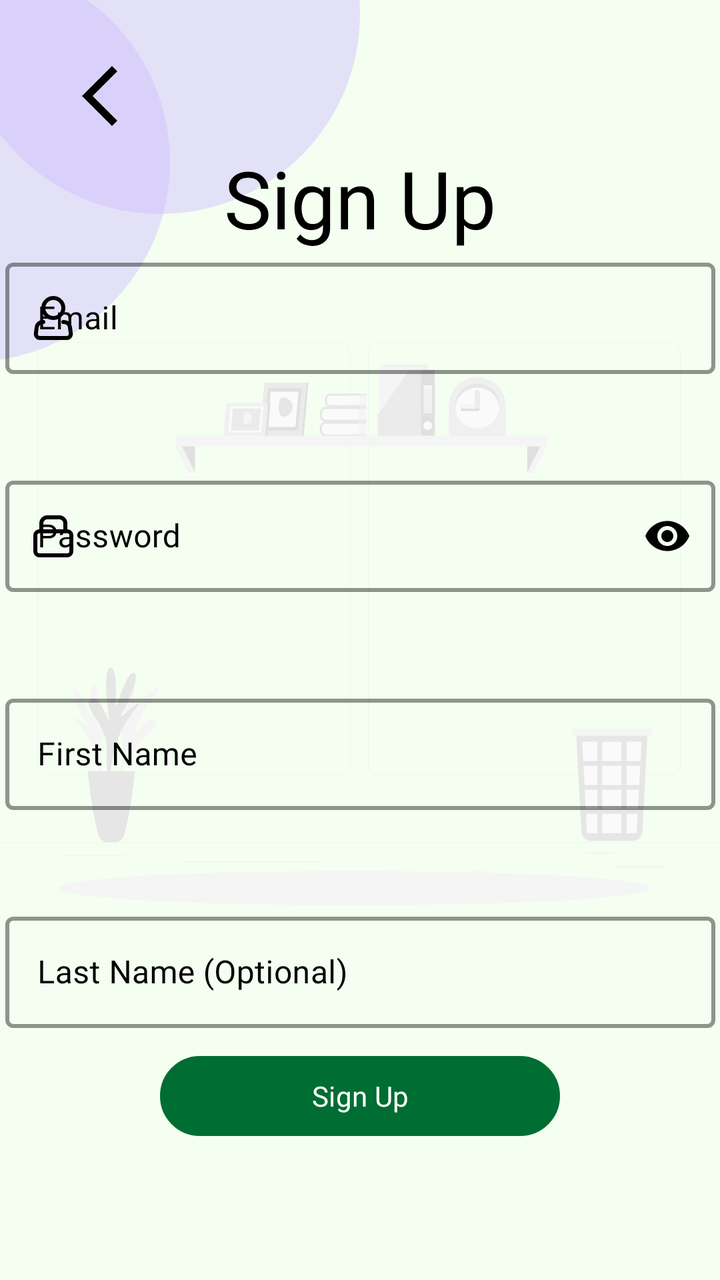
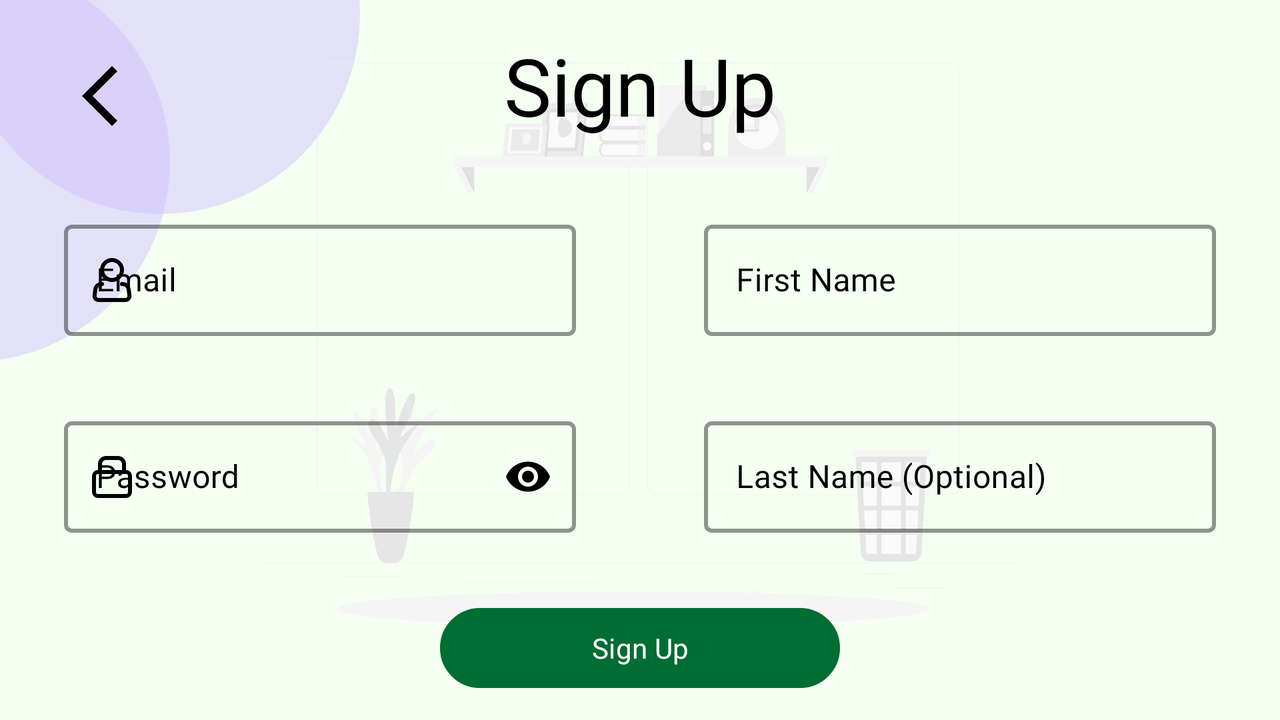

An Android layout and its configuration variant, each rendered on a device that would load it. The default file and the variant file are quoted in full after the pictures.
<!-- AndroidManifest.xml: application theme Theme.Riddler -->
<!-- res/layout/fragment_sign_up.xml -->
<?xml version="1.0" encoding="utf-8"?>
<androidx.constraintlayout.widget.ConstraintLayout xmlns:android="http://schemas.android.com/apk/res/android"
    xmlns:app="http://schemas.android.com/apk/res-auto"
    xmlns:tools="http://schemas.android.com/tools"
    android:id="@+id/onboarding_sugnupConstraintLayout"
    android:layout_width="match_parent"
    android:layout_height="match_parent"
    android:background="@color/background"
    tools:context=".ui.SignUpFragment">

    <ImageView
        android:id="@+id/corner2"
        android:layout_width="wrap_content"
        android:layout_height="wrap_content"
        android:adjustViewBounds="true"
        android:scaleType="centerInside"
        android:src="@drawable/ic_corner"
        app:helperTextTextColor="@color/queryErrorText"
        app:layout_constraintStart_toStartOf="parent"
        app:layout_constraintTop_toTopOf="parent" />

    <ImageView
        android:id="@+id/background"
        android:layout_width="419dp"
        android:layout_height="382dp"
        android:adjustViewBounds="true"
        android:scaleType="centerInside"
        android:src="@drawable/ic_data_extraction_rafiki"
        app:helperTextTextColor="@color/queryErrorText"
        app:layout_constraintBottom_toBottomOf="parent"
        app:layout_constraintEnd_toEndOf="parent"
        app:layout_constraintStart_toStartOf="parent"
        app:layout_constraintTop_toTopOf="parent" />

    <TextView
        android:id="@+id/textView"
        android:layout_width="wrap_content"
        android:layout_height="wrap_content"
        android:fontFamily="@font/montserrat_bold"
        android:layout_marginTop="72dp"
        android:text="@string/sign_up"
        android:textColor="@color/black"
        android:textSize="40sp"
        app:layout_constraintEnd_toEndOf="parent"
        app:layout_constraintStart_toStartOf="parent"
        app:layout_constraintTop_toTopOf="parent"
        app:layout_constraintBottom_toTopOf="@+id/onboarding_signup_emailInputLayout"/>

    <com.google.android.material.textfield.TextInputLayout
        android:id="@+id/onboarding_signup_emailInputLayout"
        style="@style/Widget.MaterialComponents.TextInputLayout.OutlinedBox"
        android:layout_width="0dp"
        android:layout_height="wrap_content"
        android:layout_marginStart="32dp"
        android:layout_marginEnd="32dp"
        android:layout_marginBottom="24dp"
        android:layout_marginTop="24dp"
        android:textColorHint="@color/black"
        app:boxStrokeColor="@color/black"
        app:boxStrokeWidth="2dp"
        app:layout_constraintVertical_chainStyle="packed"
        app:helperTextEnabled="true"
        app:helperTextTextColor="@color/queryErrorText"
        app:hintTextColor="@color/black"
        app:layout_constraintBottom_toTopOf="@+id/onboarding_signup_passwordInputLayout"
        app:layout_constraintEnd_toEndOf="@+id/background"
        app:layout_constraintStart_toStartOf="@+id/background"
        app:layout_constraintTop_toTopOf="parent"
        app:startIconDrawable="@drawable/ic_akar_icons_person"
        app:startIconTint="@color/black">

        <com.google.android.material.textfield.TextInputEditText
            android:id="@+id/onboarding_signup_emailEditText"
            android:layout_width="match_parent"
            android:layout_height="wrap_content"
            android:fontFamily="@font/hind_regular"
            android:hint="@string/email2"
            android:inputType="textWebEmailAddress"
            android:singleLine="true"
            android:textColor="@color/black" />
    </com.google.android.material.textfield.TextInputLayout>

    <com.google.android.material.textfield.TextInputLayout
        android:id="@+id/onboarding_signup_passwordInputLayout"
        style="@style/Widget.MaterialComponents.TextInputLayout.OutlinedBox"
        android:layout_width="0dp"
        android:layout_height="wrap_content"
        android:layout_marginStart="32dp"
        android:layout_marginEnd="32dp"
        android:layout_marginBottom="24dp"
        android:layout_marginTop="24dp"
        android:textColorHint="@color/black"
        app:boxStrokeColor="@color/black"
        app:boxStrokeWidth="2dp"
        app:helperTextEnabled="true"
        app:helperTextTextColor="@color/queryErrorText"
        app:hintTextColor="@color/black"
        app:layout_constraintBottom_toTopOf="@+id/onboarding_signup_firstNameInputLayout"
        app:layout_constraintEnd_toEndOf="@+id/background"
        app:layout_constraintStart_toStartOf="@+id/background"
        app:layout_constraintTop_toBottomOf="@+id/onboarding_signup_emailInputLayout"
        app:passwordToggleEnabled="true"
        app:passwordToggleTint="@color/black"
        app:startIconDrawable="@drawable/ic_lock"
        app:startIconTint="@color/black">

        <com.google.android.material.textfield.TextInputEditText
            android:id="@+id/onboarding_signup_passwordEditText"
            android:layout_width="match_parent"
            android:layout_height="wrap_content"
            android:fontFamily="@font/hind_regular"
            android:hint="@string/password2"
            android:inputType="textPassword"
            android:singleLine="true"
            android:textColor="@color/black" />
    </com.google.android.material.textfield.TextInputLayout>

    <com.google.android.material.textfield.TextInputLayout
        android:id="@+id/onboarding_signup_firstNameInputLayout"
        style="@style/Widget.MaterialComponents.TextInputLayout.OutlinedBox"
        android:layout_width="0dp"
        android:layout_height="wrap_content"
        android:layout_marginStart="32dp"
        android:layout_marginEnd="32dp"
        android:layout_marginBottom="24dp"
        android:layout_marginTop="24dp"
        android:textColorHint="@color/black"
        app:boxStrokeColor="@color/black"
        app:boxStrokeWidth="2dp"
        app:helperTextEnabled="true"
        app:helperTextTextColor="@color/queryErrorText"
        app:hintTextColor="@color/black"
        app:layout_constraintBottom_toTopOf="@+id/onboarding_signup_lastNameInputLayout"
        app:layout_constraintEnd_toEndOf="@+id/background"
        app:layout_constraintStart_toStartOf="@+id/background"
        app:layout_constraintTop_toBottomOf="@+id/onboarding_signup_passwordInputLayout">

        <com.google.android.material.textfield.TextInputEditText
            android:id="@+id/onboarding_signup_firstNameEditText"
            android:layout_width="match_parent"
            android:layout_height="wrap_content"
            android:fontFamily="@font/hind_regular"
            android:hint="@string/first_name"
            android:singleLine="true"
            android:textColor="@color/black" />
    </com.google.android.material.textfield.TextInputLayout>

    <com.google.android.material.textfield.TextInputLayout
        android:id="@+id/onboarding_signup_lastNameInputLayout"
        style="@style/Widget.MaterialComponents.TextInputLayout.OutlinedBox"
        android:layout_width="0dp"
        android:layout_height="wrap_content"
        android:layout_marginStart="32dp"
        android:layout_marginEnd="32dp"
        android:layout_marginBottom="24dp"
        android:layout_marginTop="24dp"
        android:textColorHint="@color/black"
        app:boxStrokeColor="@color/black"
        app:boxStrokeWidth="2dp"
        app:helperTextEnabled="true"
        app:helperTextTextColor="@color/queryErrorText"
        app:hintTextColor="@color/black"
        app:layout_constraintBottom_toBottomOf="parent"
        app:layout_constraintEnd_toEndOf="@+id/background"
        app:layout_constraintStart_toStartOf="@+id/background"
        app:layout_constraintTop_toBottomOf="@+id/onboarding_signup_firstNameInputLayout">

        <com.google.android.material.textfield.TextInputEditText
            android:id="@+id/onboarding_signup_lastNameEditText"
            android:layout_width="match_parent"
            android:layout_height="wrap_content"
            android:fontFamily="@font/hind_regular"
            android:hint="@string/last_name_optional"
            android:imeOptions="actionDone"
            android:singleLine="true"
            android:textColor="@color/black" />
    </com.google.android.material.textfield.TextInputLayout>

    <Button
        android:id="@+id/onboarding_signup_signupButon"
        android:layout_width="200dp"
        android:layout_height="40dp"
        android:background="@drawable/button_rounded"
        android:elevation="8dp"
        android:fontFamily="@font/montserrat_bold"
        android:text="@string/sign_up"
        android:layout_marginBottom="72dp"
        android:textColor="@color/white"
        app:backgroundTint="@color/buttonColor"
        app:layout_constraintBottom_toBottomOf="parent"
        app:layout_constraintEnd_toEndOf="parent"
        app:layout_constraintStart_toStartOf="parent" />

    <ImageView
        android:id="@+id/onboard_signin_backButton"
        android:layout_width="100dp"
        android:layout_height="36dp"
        android:layout_marginTop="30dp"
        android:elevation="8dp"
        android:fontFamily="@font/montserrat_bold"
        android:src="@drawable/ic_back"
        app:layout_constraintStart_toStartOf="parent"
        app:layout_constraintTop_toTopOf="parent" />

</androidx.constraintlayout.widget.ConstraintLayout>
<!-- resources referenced by this layout -->
<resources>
  <color name="background">#F4FFF1</color>
  <color name="black">#FF000000</color>
  <color name="buttonColor">#006D32</color>
  <color name="queryErrorText">#BA1B1B</color>
  <color name="white">#FFFFFFFF</color>
  <!-- drawable button_rounded (drawable) -->
  <?xml version="1.0" encoding="utf-8"?>
  <shape xmlns:android="http://schemas.android.com/apk/res/android" android:shape="rectangle">
      <stroke android:width="10dp" android:color="#FF404040" />
      <corners android:radius="100dp" />
      <gradient
          android:startColor="#FF6800"
          android:centerColor="#FF8000"
          android:endColor="#FF9700" android:angle="90" />
  </shape>
  <!-- drawable ic_back (drawable) -->
  <vector xmlns:android="http://schemas.android.com/apk/res/android"
      android:width="24dp"
      android:height="24dp"
      android:viewportWidth="24"
      android:viewportHeight="24">
    <path
        android:pathData="M17.77,3.77L16,2L6,12L16,22L17.77,20.23L9.54,12L17.77,3.77Z"
        android:fillColor="#000000"/>
  </vector>
  <!-- drawable ic_corner (drawable) -->
  <vector xmlns:android="http://schemas.android.com/apk/res/android"
      android:width="180dp"
      android:height="181dp"
      android:viewportWidth="180"
      android:viewportHeight="181">
    <path
        android:pathData="M-15,81m-100,0a100,100 0,1 1,200 0a100,100 0,1 1,-200 0"
        android:fillColor="#CDBDFF"
        android:fillAlpha="0.45"/>
    <path
        android:pathData="M80,7m-100,0a100,100 0,1 1,200 0a100,100 0,1 1,-200 0"
        android:fillColor="#CDBDFF"
        android:fillAlpha="0.45"/>
  </vector>
  <!-- drawable ic_lock (drawable) -->
  <vector xmlns:android="http://schemas.android.com/apk/res/android"
      android:width="20dp"
      android:height="21dp"
      android:viewportWidth="20"
      android:viewportHeight="21">
    <path
        android:pathData="M17,8H3C1.895,8 1,8.895 1,10V18C1,19.105 1.895,20 3,20H17C18.105,20 19,19.105 19,18V10C19,8.895 18.105,8 17,8Z"
        android:strokeLineJoin="round"
        android:strokeWidth="2"
        android:fillColor="#00000000"
        android:strokeColor="#000000"
        android:strokeLineCap="round"/>
    <path
        android:pathData="M4,4C4,3.204 4.316,2.441 4.879,1.879C5.441,1.316 6.204,1 7,1H13C13.796,1 14.559,1.316 15.121,1.879C15.684,2.441 16,3.204 16,4V8H4V4Z"
        android:strokeLineJoin="round"
        android:strokeWidth="2"
        android:fillColor="#00000000"
        android:strokeColor="#000000"
        android:strokeLineCap="round"/>
  </vector>
  <string name="email2">Email</string>
  <string name="first_name">First Name</string>
  <string name="last_name_optional">Last Name (Optional)</string>
  <string name="password2">Password</string>
  <string name="sign_up">Sign Up</string>
  <style name="Theme.Riddler" parent="Theme.Material3.DayNight.NoActionBar">
          
          <item name="colorPrimary">@color/purple_500</item>
          <item name="colorPrimaryVariant">@color/purple_700</item>
          <item name="colorOnPrimary">@color/white</item>
          
          <item name="colorSecondary">@color/teal_200</item>
          <item name="colorSecondaryVariant">@color/teal_700</item>
          <item name="colorOnSecondary">@color/black</item>
          
          <item name="android:statusBarColor" tools:targetApi="l">@color/black</item>
          
      </style>
  <color name="purple_500">#FF6200EE</color>
  <color name="purple_700">#FF3700B3</color>
  <color name="teal_200">#FF03DAC5</color>
  <color name="teal_700">#FF018786</color>
  <!-- some entries are left out for length -->
</resources>
<!-- res/layout-land/fragment_sign_up.xml (the repository's variant of the layout above) -->
<!-- drawn on the phone turned sideways -->
<?xml version="1.0" encoding="utf-8"?>
<androidx.constraintlayout.widget.ConstraintLayout xmlns:android="http://schemas.android.com/apk/res/android"
    xmlns:app="http://schemas.android.com/apk/res-auto"
    xmlns:tools="http://schemas.android.com/tools"
    android:id="@+id/onboarding_sugnupConstraintLayout"
    android:layout_width="match_parent"
    android:layout_height="match_parent"
    android:background="@color/background"
    tools:context=".ui.SignUpFragment">

    <ImageView
        android:id="@+id/corner2"
        android:layout_width="wrap_content"
        android:layout_height="wrap_content"
        android:adjustViewBounds="true"
        android:scaleType="centerInside"
        android:src="@drawable/ic_corner"
        app:helperTextTextColor="@color/queryErrorText"
        app:layout_constraintStart_toStartOf="parent"
        app:layout_constraintTop_toTopOf="parent" />

    <ImageView
        android:id="@+id/background"
        android:layout_width="419dp"
        android:layout_height="382dp"
        android:adjustViewBounds="true"
        android:scaleType="centerInside"
        android:src="@drawable/ic_data_extraction_rafiki"
        app:helperTextTextColor="@color/queryErrorText"
        app:layout_constraintBottom_toBottomOf="parent"
        app:layout_constraintEnd_toEndOf="parent"
        app:layout_constraintStart_toStartOf="parent"
        app:layout_constraintTop_toTopOf="parent" />

    <TextView
        android:id="@+id/textView"
        android:layout_width="wrap_content"
        android:layout_height="wrap_content"
        android:fontFamily="@font/montserrat_bold"
        android:text="@string/sign_up"
        android:textColor="@color/black"
        android:textSize="40sp"
        android:layout_marginTop="16dp"
        app:layout_constraintEnd_toEndOf="parent"
        app:layout_constraintStart_toStartOf="parent"
        app:layout_constraintTop_toTopOf="parent" />

    <com.google.android.material.textfield.TextInputLayout
        android:id="@+id/onboarding_signup_emailInputLayout"
        style="@style/Widget.MaterialComponents.TextInputLayout.OutlinedBox"
        android:layout_width="0dp"
        android:layout_height="wrap_content"
        android:layout_marginStart="32dp"
        android:layout_marginEnd="32dp"
        android:textColorHint="@color/black"
        app:boxStrokeColor="@color/black"
        app:boxStrokeWidth="2dp"
        app:helperTextEnabled="true"
        app:helperTextTextColor="@color/queryErrorText"
        app:hintTextColor="@color/black"
        app:layout_constraintBottom_toTopOf="@+id/onboarding_signup_passwordInputLayout"
        app:layout_constraintEnd_toEndOf="@+id/guideline"
        app:layout_constraintStart_toStartOf="parent"
        app:layout_constraintTop_toBottomOf="@id/textView"
        app:startIconDrawable="@drawable/ic_akar_icons_person"
        app:startIconTint="@color/black">

        <com.google.android.material.textfield.TextInputEditText
            android:id="@+id/onboarding_signup_emailEditText"
            android:layout_width="match_parent"
            android:layout_height="wrap_content"
            android:fontFamily="@font/hind_regular"
            android:hint="@string/email2"
            android:inputType="textWebEmailAddress"
            android:singleLine="true"
            android:textColor="@color/black" />
    </com.google.android.material.textfield.TextInputLayout>

    <com.google.android.material.textfield.TextInputLayout
        android:id="@+id/onboarding_signup_passwordInputLayout"
        style="@style/Widget.MaterialComponents.TextInputLayout.OutlinedBox"
        android:layout_width="0dp"
        android:layout_height="wrap_content"
        android:layout_marginStart="32dp"
        android:layout_marginEnd="32dp"
        android:textColorHint="@color/black"
        app:boxStrokeColor="@color/black"
        app:boxStrokeWidth="2dp"
        app:helperTextEnabled="true"
        app:helperTextTextColor="@color/queryErrorText"
        app:hintTextColor="@color/black"
        app:layout_constraintBottom_toTopOf="@+id/onboarding_signup_signupButon"
        app:layout_constraintEnd_toEndOf="@+id/guideline"
        app:layout_constraintStart_toStartOf="parent"
        app:layout_constraintTop_toBottomOf="@+id/onboarding_signup_emailInputLayout"
        app:passwordToggleEnabled="true"
        app:passwordToggleTint="@color/black"
        app:startIconDrawable="@drawable/ic_lock"
        app:startIconTint="@color/black">

        <com.google.android.material.textfield.TextInputEditText
            android:id="@+id/onboarding_signup_passwordEditText"
            android:layout_width="match_parent"
            android:layout_height="wrap_content"
            android:fontFamily="@font/hind_regular"
            android:hint="@string/password2"
            android:inputType="textPassword"
            android:singleLine="true"
            android:textColor="@color/black" />
    </com.google.android.material.textfield.TextInputLayout>

    <com.google.android.material.textfield.TextInputLayout
        android:id="@+id/onboarding_signup_firstNameInputLayout"
        style="@style/Widget.MaterialComponents.TextInputLayout.OutlinedBox"
        android:layout_width="0dp"
        android:layout_height="wrap_content"
        android:layout_marginStart="32dp"
        android:layout_marginEnd="32dp"
        android:textColorHint="@color/black"
        app:boxStrokeColor="@color/black"
        app:boxStrokeWidth="2dp"
        app:helperTextEnabled="true"
        app:helperTextTextColor="@color/queryErrorText"
        app:hintTextColor="@color/black"
        app:layout_constraintBottom_toTopOf="@+id/onboarding_signup_lastNameInputLayout"
        app:layout_constraintEnd_toEndOf="parent"
        app:layout_constraintStart_toStartOf="@+id/guideline"
        app:layout_constraintTop_toBottomOf="@+id/textView">

        <com.google.android.material.textfield.TextInputEditText
            android:id="@+id/onboarding_signup_firstNameEditText"
            android:layout_width="match_parent"
            android:layout_height="wrap_content"
            android:fontFamily="@font/hind_regular"
            android:hint="@string/first_name"
            android:singleLine="true"
            android:textColor="@color/black" />
    </com.google.android.material.textfield.TextInputLayout>

    <com.google.android.material.textfield.TextInputLayout
        android:id="@+id/onboarding_signup_lastNameInputLayout"
        style="@style/Widget.MaterialComponents.TextInputLayout.OutlinedBox"
        android:layout_width="0dp"
        android:layout_height="wrap_content"
        android:layout_marginStart="32dp"
        android:layout_marginEnd="32dp"
        android:textColorHint="@color/black"
        app:boxStrokeColor="@color/black"
        app:boxStrokeWidth="2dp"
        app:helperTextEnabled="true"
        app:helperTextTextColor="@color/queryErrorText"
        app:hintTextColor="@color/black"
        app:layout_constraintBottom_toTopOf="@+id/onboarding_signup_signupButon"
        app:layout_constraintEnd_toEndOf="parent"
        app:layout_constraintStart_toStartOf="@+id/guideline"
        app:layout_constraintTop_toBottomOf="@+id/onboarding_signup_firstNameInputLayout">

        <com.google.android.material.textfield.TextInputEditText
            android:id="@+id/onboarding_signup_lastNameEditText"
            android:layout_width="match_parent"
            android:layout_height="wrap_content"
            android:fontFamily="@font/hind_regular"
            android:hint="@string/last_name_optional"
            android:imeOptions="actionDone"
            android:singleLine="true"
            android:textColor="@color/black" />
    </com.google.android.material.textfield.TextInputLayout>

    <Button
        android:id="@+id/onboarding_signup_signupButon"
        android:layout_width="200dp"
        android:layout_height="40dp"
        android:layout_marginBottom="16dp"
        android:layout_marginTop="16dp"
        android:background="@drawable/button_rounded"
        android:elevation="8dp"
        android:fontFamily="@font/montserrat_bold"
        android:text="@string/sign_up"
        android:textColor="@color/white"
        app:backgroundTint="@color/buttonColor"
        app:layout_constraintBottom_toBottomOf="parent"
        app:layout_constraintEnd_toEndOf="parent"
        app:layout_constraintStart_toStartOf="parent"
    />

    <ImageView
        android:id="@+id/onboard_signin_backButton"
        android:layout_width="100dp"
        android:layout_height="36dp"
        android:layout_marginTop="30dp"
        android:elevation="8dp"
        android:fontFamily="@font/montserrat_bold"
        android:src="@drawable/ic_back"
        app:layout_constraintStart_toStartOf="parent"
        app:layout_constraintTop_toTopOf="parent" />

    <androidx.constraintlayout.widget.Guideline
        android:id="@+id/guideline"
        android:layout_width="wrap_content"
        android:layout_height="wrap_content"
        android:orientation="vertical"
        app:layout_constraintGuide_percent="0.5" />


</androidx.constraintlayout.widget.ConstraintLayout>
